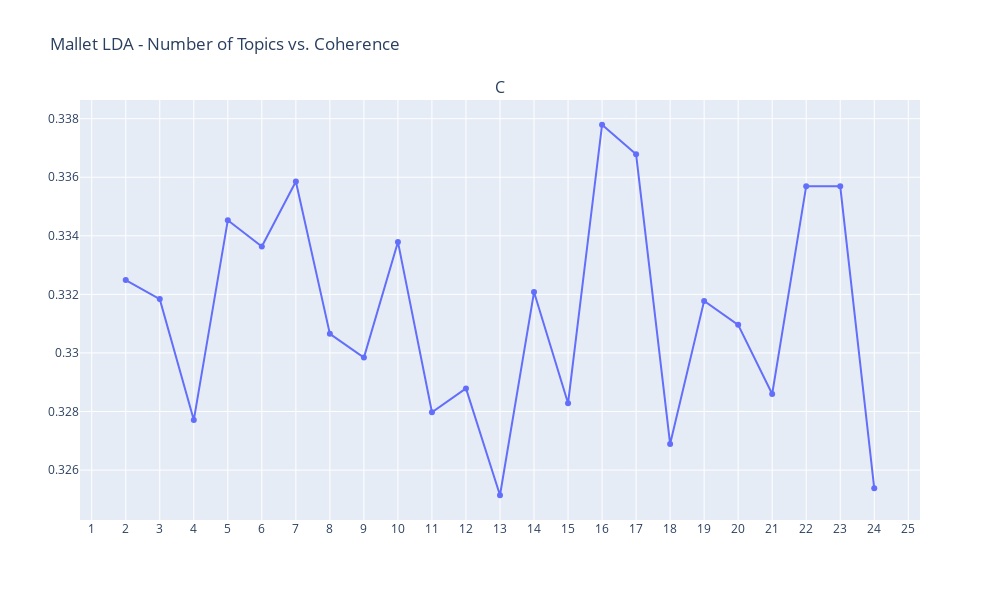

The code cell stored with this chart in its notebook:
### Code cell
fig = make_subplots( rows=1, cols=1, subplot_titles=("Coherence score"))
fig.add_trace(go.Scatter(name="Coherence score", x=x_val, y=y_val, mode='lines+markers'), row=1, col=1)
fig.update_layout(height=600, width=1000, title_text="Mallet LDA - Number of Topics vs. Coherence", xaxis1 = dict(
        tickmode = 'linear', tick0 = 1, dtick = 1), xaxis2 = dict(tickmode = 'linear', tick0 = 1, dtick = 1))
fig.write_html("Images/Mallet_topics.html")
fig.show()

### Figure 1 — Plotly figure (JSON) as saved in the notebook; plotly's stock layout.template omitted (floating-point values rounded to 4 significant figures)
{"data": [{"mode": "lines+markers", "name": "Coherence score", "type": "scatter", "x": [2, 3, 4, 5, 6, 7, 8, 9, 10, 11, 12, 13, 14, 15, 16, 17, 18, 19, 20, 21, 22, 23, 24], "xaxis": "x", "y": [0.3325, 0.3318, 0.3277, 0.3345, 0.3336, 0.3359, 0.3307, 0.3298, 0.3338, 0.328, 0.3288, 0.3251, 0.3321, 0.3283, 0.3378, 0.3368, 0.3269, 0.3318, 0.331, 0.3286, 0.3357, 0.3357, 0.3254], "yaxis": "y"}], "layout": {"annotations": [{"font": {"size": 16}, "showarrow": false, "text": "C", "x": 0.5, "xanchor": "center", "xref": "paper", "y": 1, "yanchor": "bottom", "yref": "paper"}], "height": 600, "title": {"text": "Mallet LDA - Number of Topics vs. Coherence"}, "width": 1000, "xaxis": {"anchor": "y", "domain": [0, 1], "dtick": 1, "tick0": 1, "tickmode": "linear"}, "xaxis2": {"dtick": 1, "tick0": 1, "tickmode": "linear"}, "yaxis": {"anchor": "x", "domain": [0, 1]}}}
